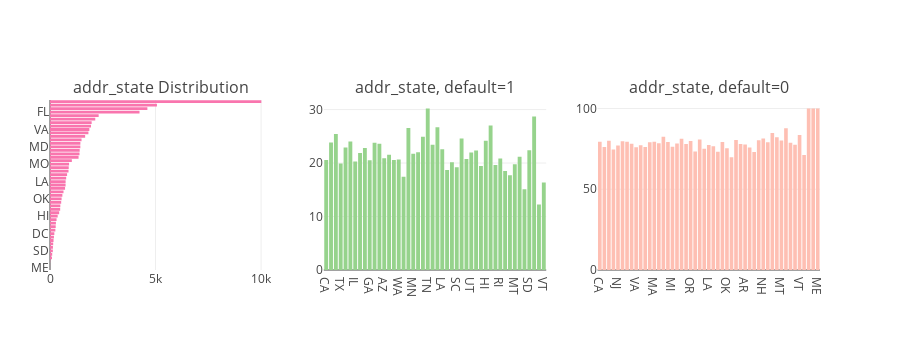

The notebook cell this image was saved under:
### Code cell
tr0 = bar_hor(app_train, "addr_state", "Distribution of addr_state Variable" ,"#f975ae", w=700, lm=100, return_trace= True)
tr1, tr2 = gp('addr_state', 'Distribution of Default with Home Ownership')

fig = tools.make_subplots(rows=1, cols=3, print_grid=False, subplot_titles = ["addr_state Distribution" , "addr_state, default=1" ,"addr_state, default=0"])
fig.append_trace(tr0, 1, 1);
fig.append_trace(tr1, 1, 2);
fig.append_trace(tr2, 1, 3);
fig['layout'].update(height=350, showlegend=False, margin=dict(l=50));
iplot(fig);

### Figure 1 — Plotly figure (JSON) as saved in the notebook; plotly's stock layout.template omitted (floating-point values rounded to 4 significant figures)
{"data": [{"marker": {"color": "#f975ae"}, "orientation": "h", "type": "bar", "uid": "6ffbd236-d375-11e8-ae68-7440bb220e36", "x": [2, 3, 8, 94, 104, 134, 139, 151, 167, 186, 205, 254, 270, 280, 311, 364, 434, 482, 489, 530, 549, 586, 640, 713, 738, 740, 766, 809, 877, 887, 904, 1035, 1353, 1397, 1406, 1438, 1439, 1494, 1665, 1820, 1864, 1942, 1973, 2144, 2305, 4240, 4613, 5066, 10011], "xaxis": "x", "y": ["ME", "IA", "NE", "MS", "VT", "SD", "WY", "AK", "MT", "DE", "DC", "RI", "NH", "WV", "NM", "HI", "AR", "UT", "KS", "KY", "OK", "TN", "IN", "SC", "WI", "LA", "AL", "OR", "NV", "CT", "MO", "MN", "CO", "WA", "MI", "MD", "MA", "AZ", "NC", "OH", "VA", "GA", "PA", "IL", "NJ", "FL", "TX", "NY", "CA"], "yaxis": "y"}, {"marker": {"color": "#96D38C"}, "name": "default : 1", "type": "bar", "uid": "6ffc4706-d375-11e8-a716-7440bb220e36", "x": ["CA", "NY", "FL", "TX", "NJ", "VA", "IL", "PA", "OH", "GA", "NC", "MI", "AZ", "MD", "MA", "WA", "CO", "NV", "MN", "MO", "AL", "TN", "WI", "IN", "LA", "CT", "OR", "SC", "OK", "KY", "UT", "AR", "KS", "HI", "NM", "WV", "RI", "NH", "DE", "MT", "AK", "DC", "SD", "MS", "WY", "VT"], "xaxis": "x2", "y": [20.56, 23.83, 25.42, 19.9, 22.91, 24.03, 20.29, 21.9, 22.8, 20.55, 23.78, 23.61, 20.88, 21.56, 20.57, 20.69, 17.44, 26.57, 21.74, 22.01, 24.93, 30.2, 23.44, 26.72, 22.57, 18.71, 20.15, 19.21, 24.59, 20.75, 21.99, 22.35, 19.43, 24.18, 27.01, 19.64, 20.87, 18.52, 17.74, 19.76, 21.19, 15.12, 22.39, 28.72, 12.23, 16.35], "yaxis": "y2"}, {"marker": {"color": "#FEBFB3"}, "name": "default : 0", "type": "bar", "uid": "6ffc9508-d375-11e8-9224-7440bb220e36", "x": ["CA", "NY", "TX", "FL", "NJ", "IL", "GA", "PA", "VA", "OH", "NC", "AZ", "MA", "MD", "CO", "WA", "MI", "MN", "CT", "MO", "OR", "NV", "SC", "AL", "LA", "WI", "IN", "KY", "OK", "TN", "KS", "UT", "AR", "HI", "NM", "WV", "NH", "RI", "DC", "DE", "MT", "WY", "AK", "SD", "VT", "MS", "NE", "IA", "ME"], "xaxis": "x3", "y": [79.44, 76.17, 80.1, 74.58, 77.09, 79.71, 79.45, 78.1, 75.97, 77.2, 76.22, 79.12, 79.43, 78.44, 82.56, 79.31, 76.39, 78.26, 81.29, 77.99, 79.85, 73.43, 80.79, 75.07, 77.43, 76.56, 73.28, 79.25, 75.41, 69.8, 80.57, 78.01, 77.65, 75.82, 72.99, 80.36, 81.48, 79.13, 84.88, 82.26, 80.24, 87.77, 78.81, 77.61, 83.65, 71.28, 100, 100, 100], "yaxis": "y3"}], "layout": {"annotations": [{"font": {"size": 16}, "showarrow": false, "text": "addr_state Distribution", "x": 0.1444, "xanchor": "center", "xref": "paper", "y": 1, "yanchor": "bottom", "yref": "paper"}, {"font": {"size": 16}, "showarrow": false, "text": "addr_state, default=1", "x": 0.5, "xanchor": "center", "xref": "paper", "y": 1, "yanchor": "bottom", "yref": "paper"}, {"font": {"size": 16}, "showarrow": false, "text": "addr_state, default=0", "x": 0.8556, "xanchor": "center", "xref": "paper", "y": 1, "yanchor": "bottom", "yref": "paper"}], "height": 350, "margin": {"l": 50}, "showlegend": false, "xaxis": {"anchor": "y", "domain": [0, 0.2889]}, "xaxis2": {"anchor": "y2", "domain": [0.3556, 0.6444]}, "xaxis3": {"anchor": "y3", "domain": [0.7111, 1]}, "yaxis": {"anchor": "x", "domain": [0, 1]}, "yaxis2": {"anchor": "x2", "domain": [0, 1]}, "yaxis3": {"anchor": "x3", "domain": [0, 1]}}}
